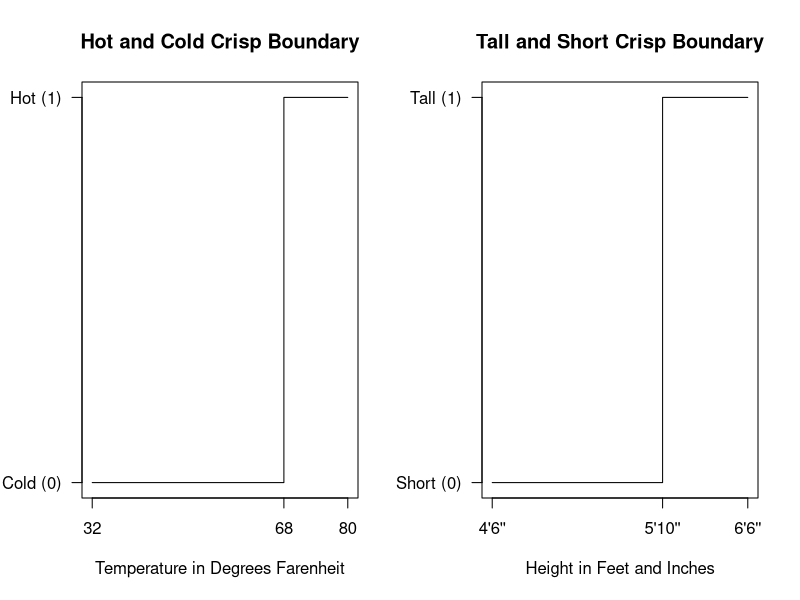
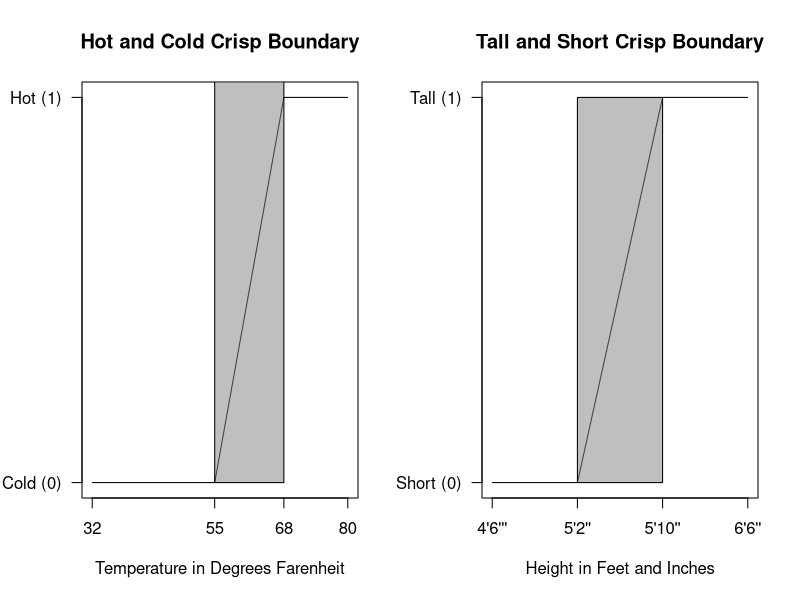

Here is the R script that generated these plots, in order:
## ---- chunk 1
par(mfrow=c(1,2))
x <- c(32,68,80)
y <- c(0,1,1)
plot(x,y, type="s", main = "Hot and Cold Crisp Boundary", xlab = "Temperature in Degrees Farenheit", ylab="", xaxt="n", yaxt="n")
axis(1, at=c(32,68,80), labels=c(32,68,80))
axis(2, at=c(0,1), labels=c("Cold (0)", "Hot (1)"), las=1)
x <- c(137.16,177.8,198.12)
y <- c(0,1,1)
plot(x,y, type="s", main = "Tall and Short Crisp Boundary", xlab = "Height in Feet and Inches", ylab="", xaxt="n", yaxt="n")
axis(1, at=c(137.16,177.8,198.12), labels=c("4'6''","5'10''", "6'6''"))
axis(2, at=c(0,1), labels=c("Short (0)", "Tall (1)"), las=1)
## ---- chunk 2
par(mfrow=c(1,2))
x <- c(32,55,68,80)
y <- c(0,0,1,1)
plot(x,y, type="l", main = "Hot and Cold Crisp Boundary", xlab = "Temperature in Degrees Farenheit", ylab="", xaxt="n", yaxt="n")
axis(1, at=c(32,55,68,80), labels=c(32,55,68,80))
axis(2, at=c(0,1), labels=c("Cold (0)", "Hot (1)"), las=1)
rect(55,0,68,100, col=rgb(0.5,0.5,0.5,alpha=0.5))
x <- c(137.16,157.48,177.8,198.12)
y <- c(0,0,1,1)
plot(x,y, type="l", main = "Tall and Short Crisp Boundary", xlab = "Height in Feet and Inches", ylab="", xaxt="n", yaxt="n")
axis(1, at=c(137.16,157.48,177.8,198.12), labels=c("4'6'''","5'2''","5'10''", "6'6''"))
axis(2, at=c(0,1), labels=c("Short (0)", "Tall (1)"), las=1)
rect(157.48,0,177.8,1, col=rgb(0.5,0.5,0.5,alpha=0.5))
